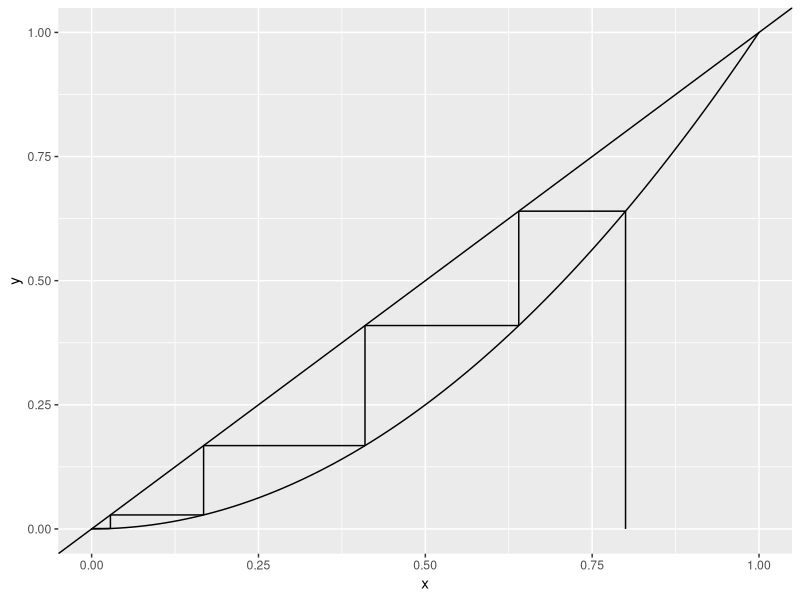

This chart was generated by the following R code:
## ---- chunk 1
knitr::opts_chunk$set(echo = TRUE)
library(tidyverse)
## ---- chunk 2
# declare your function here:
func <- function(x){
  return(x ^ 2) # function
}

get_function_data <- function(range = c(-1, 1), steps = 100){
  x <- seq(from = range[1], to = range[2], length.out = steps)
  
  y <- array(dim = steps) 
  for(i in 1:length(x)){
    y[i] <- func(x[i])
    } 
  
  return(data.frame(x = x, y = y))
}

graphical_iterator <- function(x_0, N = 100){ 
  
  start <- x_0 
  vert <- FALSE 
  
  xstarts <- c(start)
  ystarts <- c(0)
  xends <- c(start)
  yends <- c(func(start)) 
  
  # iteratively get the coordinates of the next segment points
  for(i in 1:(2 * N)) 
  # range = 2 * N because every step will be described by two segments
  {
    # if the last segment was vertical, the next must be horizontal, and vice versa
    if(vert){
      xstarts <- c(xstarts, start)
      ystarts <- c(ystarts, start)
      xends <- c(xends, start)
      yends <- c(yends, func(start)) 
      vert <- FALSE
    }
    else{
      xstarts <- c(xstarts, start)
      ystarts <- c(ystarts, func(start)) 
      xends <- c(xends, func(start)) 
      yends <- c(yends, func(start)) 
      vert <- TRUE
      start <- func(start) # update start value
    }
  }
  return(data.frame(xstarts, ystarts, xends, yends))
}

plot_data <- get_function_data(range = c(0,1))
cobweb_traject <- graphical_iterator(x_0 = 0.8, N = 100)

plot_data %>% 
  ggplot(aes(x, y)) +
  geom_line() +
  geom_abline() + 
  geom_segment(data = cobweb_traject, aes(x = xstarts, y = ystarts, 
                                          xend = xends, yend = yends))
